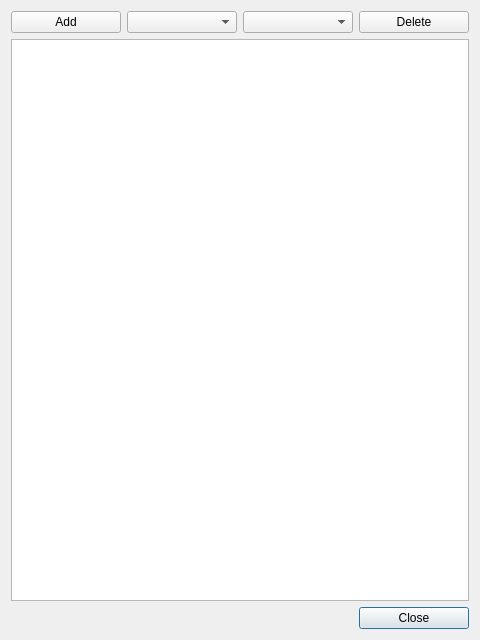
<?xml version="1.0" encoding="UTF-8"?>
<ui version="4.0">
 <class>ConnectionDialog</class>
 <widget class="QDialog" name="ConnectionDialog">
  <property name="geometry">
   <rect>
    <x>0</x>
    <y>0</y>
    <width>480</width>
    <height>640</height>
   </rect>
  </property>
  <property name="windowTitle">
   <string>Connections</string>
  </property>
  <layout class="QGridLayout" name="gridLayout">
   <item row="2" column="3">
    <widget class="QPushButton" name="closeButton">
     <property name="text">
      <string>Close</string>
     </property>
    </widget>
   </item>
   <item row="0" column="3">
    <widget class="QPushButton" name="deleteButton">
     <property name="text">
      <string>Delete</string>
     </property>
    </widget>
   </item>
   <item row="1" column="0" colspan="4">
    <widget class="QListWidget" name="listWidget"/>
   </item>
   <item row="0" column="0">
    <widget class="QPushButton" name="addButton">
     <property name="text">
      <string>Add</string>
     </property>
    </widget>
   </item>
   <item row="0" column="2">
    <widget class="QComboBox" name="receiverComboBox"/>
   </item>
   <item row="0" column="1">
    <widget class="QComboBox" name="senderComboBox"/>
   </item>
   <item row="2" column="0" colspan="3">
    <spacer name="horizontalSpacer">
     <property name="orientation">
      <enum>Qt::Horizontal</enum>
     </property>
     <property name="sizeHint" stdset="0">
      <size>
       <width>40</width>
       <height>20</height>
      </size>
     </property>
    </spacer>
   </item>
  </layout>
 </widget>
 <resources/>
 <connections>
  <connection>
   <sender>closeButton</sender>
   <signal>clicked()</signal>
   <receiver>ConnectionDialog</receiver>
   <slot>accept()</slot>
   <hints>
    <hint type="sourcelabel">
     <x>402</x>
     <y>317</y>
    </hint>
    <hint type="destinationlabel">
     <x>368</x>
     <y>427</y>
    </hint>
   </hints>
  </connection>
 </connections>
</ui>
